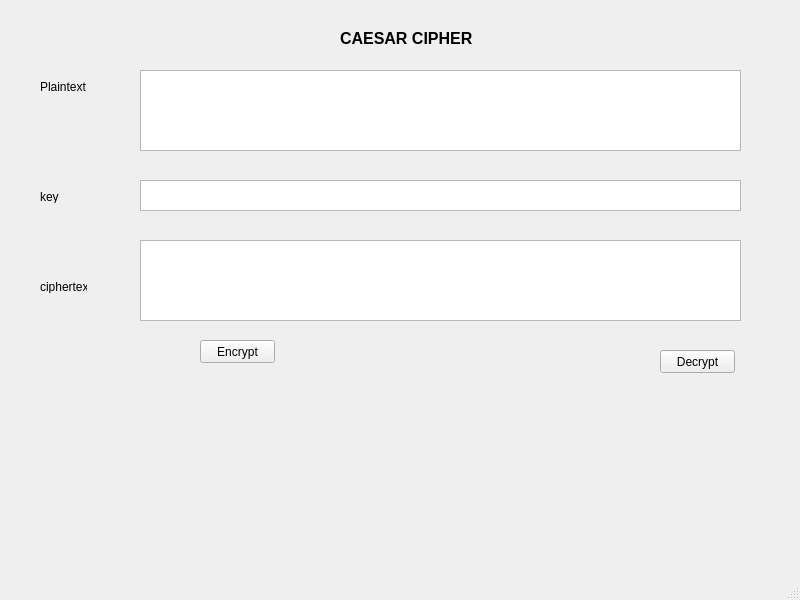
<?xml version="1.0" encoding="UTF-8"?>
<ui version="4.0">
 <class>MainWindow</class>
 <widget class="QMainWindow" name="MainWindow">
  <property name="geometry">
   <rect>
    <x>0</x>
    <y>0</y>
    <width>800</width>
    <height>600</height>
   </rect>
  </property>
  <property name="windowTitle">
   <string>MainWindow</string>
  </property>
  <widget class="QWidget" name="centralwidget">
   <widget class="QLabel" name="label">
    <property name="geometry">
     <rect>
      <x>340</x>
      <y>30</y>
      <width>141</width>
      <height>16</height>
     </rect>
    </property>
    <property name="font">
     <font>
      <pointsize>12</pointsize>
      <weight>75</weight>
      <bold>true</bold>
     </font>
    </property>
    <property name="text">
     <string>CAESAR CIPHER</string>
    </property>
   </widget>
   <widget class="QLabel" name="label_2">
    <property name="geometry">
     <rect>
      <x>40</x>
      <y>80</y>
      <width>47</width>
      <height>13</height>
     </rect>
    </property>
    <property name="text">
     <string>Plaintext</string>
    </property>
   </widget>
   <widget class="QLabel" name="label_3">
    <property name="geometry">
     <rect>
      <x>40</x>
      <y>190</y>
      <width>47</width>
      <height>13</height>
     </rect>
    </property>
    <property name="text">
     <string>key</string>
    </property>
   </widget>
   <widget class="QLabel" name="label_4">
    <property name="geometry">
     <rect>
      <x>40</x>
      <y>280</y>
      <width>47</width>
      <height>13</height>
     </rect>
    </property>
    <property name="text">
     <string>ciphertext</string>
    </property>
   </widget>
   <widget class="QPushButton" name="btn_encrypt">
    <property name="geometry">
     <rect>
      <x>200</x>
      <y>340</y>
      <width>75</width>
      <height>23</height>
     </rect>
    </property>
    <property name="text">
     <string>Encrypt</string>
    </property>
   </widget>
   <widget class="QPushButton" name="btn_decrypt">
    <property name="geometry">
     <rect>
      <x>660</x>
      <y>350</y>
      <width>75</width>
      <height>23</height>
     </rect>
    </property>
    <property name="text">
     <string>Decrypt</string>
    </property>
   </widget>
   <widget class="QTextEdit" name="txt_plain_text">
    <property name="geometry">
     <rect>
      <x>140</x>
      <y>70</y>
      <width>601</width>
      <height>81</height>
     </rect>
    </property>
   </widget>
   <widget class="QTextEdit" name="txt_cipher_text">
    <property name="geometry">
     <rect>
      <x>140</x>
      <y>240</y>
      <width>601</width>
      <height>81</height>
     </rect>
    </property>
   </widget>
   <widget class="QTextEdit" name="txt_key">
    <property name="geometry">
     <rect>
      <x>140</x>
      <y>180</y>
      <width>601</width>
      <height>31</height>
     </rect>
    </property>
   </widget>
  </widget>
  <widget class="QMenuBar" name="menubar">
   <property name="geometry">
    <rect>
     <x>0</x>
     <y>0</y>
     <width>800</width>
     <height>21</height>
    </rect>
   </property>
  </widget>
  <widget class="QStatusBar" name="statusbar"/>
 </widget>
 <resources/>
 <connections/>
</ui>
